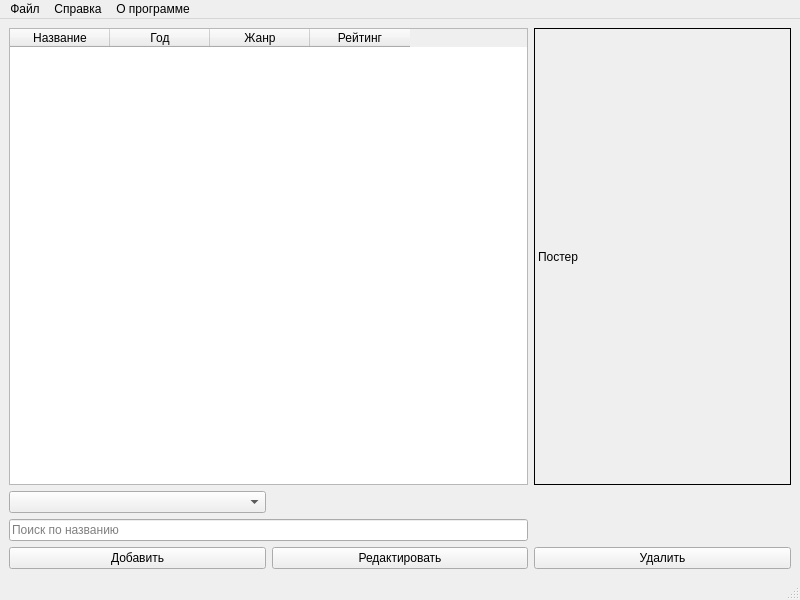
<?xml version="1.0" encoding="UTF-8"?>
<ui version="4.0">
 <class>MainWindow</class>
 <widget class="QMainWindow" name="MainWindow">
  <property name="geometry">
   <rect>
    <x>0</x>
    <y>0</y>
    <width>800</width>
    <height>600</height>
   </rect>
  </property>
  <property name="windowTitle">
   <string>MainWindow</string>
  </property>
  <widget class="QWidget" name="centralwidget">
   <layout class="QGridLayout" name="gridLayout">
    <item row="3" column="0" colspan="2">
     <widget class="QLineEdit" name="searchEdit">
      <property name="text">
       <string/>
      </property>
      <property name="placeholderText">
       <string>Поиск по названию</string>
      </property>
     </widget>
    </item>
    <item row="4" column="2">
     <widget class="QPushButton" name="deleteBtn">
      <property name="text">
       <string>Удалить</string>
      </property>
     </widget>
    </item>
    <item row="0" column="2">
     <widget class="QLabel" name="posterPreviewLabel">
      <property name="frameShape">
       <enum>QFrame::Box</enum>
      </property>
      <property name="text">
       <string>Постер</string>
      </property>
      <property name="scaledContents">
       <bool>true</bool>
      </property>
     </widget>
    </item>
    <item row="0" column="0" colspan="2">
     <widget class="QTableWidget" name="moviesTable">
      <property name="editTriggers">
       <set>QAbstractItemView::NoEditTriggers</set>
      </property>
      <property name="selectionBehavior">
       <enum>QAbstractItemView::SelectRows</enum>
      </property>
      <property name="columnCount">
       <number>4</number>
      </property>
      <column>
       <property name="text">
        <string>Название</string>
       </property>
      </column>
      <column>
       <property name="text">
        <string>Год</string>
       </property>
      </column>
      <column>
       <property name="text">
        <string>Жанр</string>
       </property>
      </column>
      <column>
       <property name="text">
        <string>Рейтинг</string>
       </property>
      </column>
     </widget>
    </item>
    <item row="4" column="1">
     <widget class="QPushButton" name="editBtn">
      <property name="text">
       <string>Редактировать</string>
      </property>
     </widget>
    </item>
    <item row="4" column="0">
     <widget class="QPushButton" name="addBtn">
      <property name="text">
       <string>Добавить</string>
      </property>
     </widget>
    </item>
    <item row="2" column="0">
     <widget class="QComboBox" name="genreFilterCombo"/>
    </item>
   </layout>
  </widget>
  <widget class="QMenuBar" name="menubar">
   <property name="geometry">
    <rect>
     <x>0</x>
     <y>0</y>
     <width>800</width>
     <height>21</height>
    </rect>
   </property>
   <widget class="QMenu" name="menu">
    <property name="title">
     <string>Файл</string>
    </property>
   </widget>
   <widget class="QMenu" name="menu_2">
    <property name="title">
     <string>Справка</string>
    </property>
   </widget>
   <widget class="QMenu" name="menu_3">
    <property name="title">
     <string>О программе</string>
    </property>
   </widget>
   <addaction name="menu"/>
   <addaction name="menu_2"/>
   <addaction name="menu_3"/>
  </widget>
  <widget class="QStatusBar" name="statusbar"/>
 </widget>
 <resources/>
 <connections/>
</ui>
